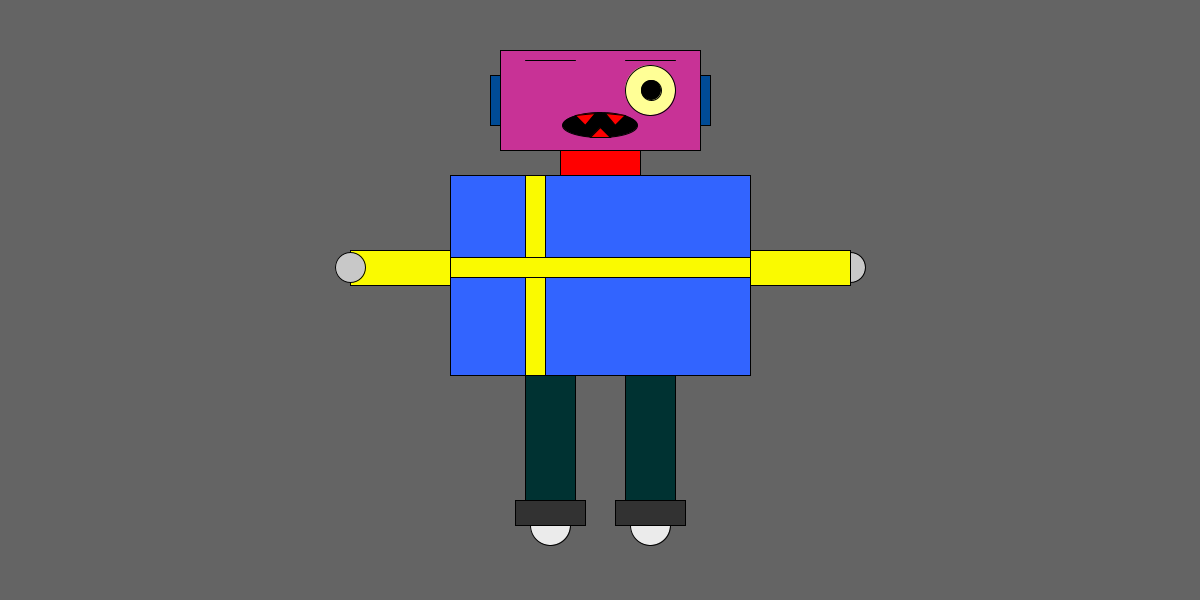
Frame 1 (no input)
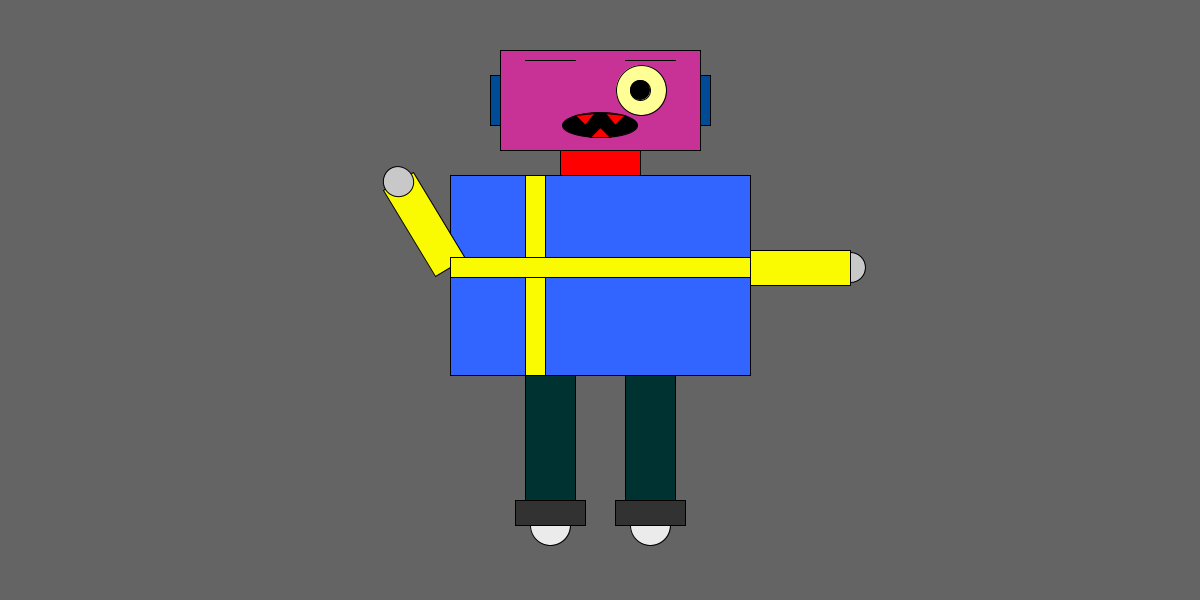
Frame 60 (the mouse pressed at the canvas centre just before this capture)
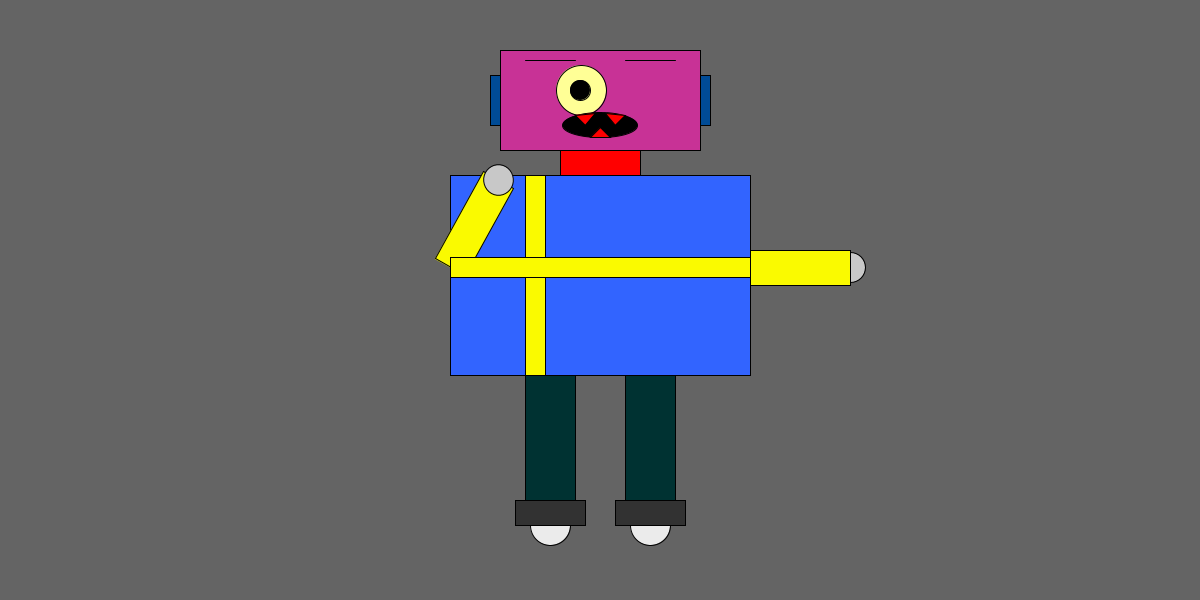
Frame 120 (the mouse held since frame 60 and released just before this capture)

The Processing sketch that drew these frames (run headless with seeded random() and noise(); from frame 60 on, the mouse is pressed at the canvas centre):

// Processing sketch: Animated_Creature
// ── Animated_Creature.pde
// Sachin Buluswar's Robot
int x = 650;
int y = 550;
int lefteyespeed = 1;
int  b = 0;
color eye_mouth= color(0, 0, 0);

void setup() {

  size(1200, 600);
}

void draw() {

  background(100, 100, 100);

  fill(200, 50, 150);//pink
  rect(500, 50, 200, 100);//head

  fill(0, 75, 150);//dark blue
  rect(490, 75, 10, 50);//left ear
  rect(700, 75, 10, 50);//right ear

  push();

  //translate(-15, 0);
  fill(255, 255, 150);//light yellow
  circle(x, 90, 50);//left eye
  x = x + lefteyespeed;
  if (x == 675) {
    lefteyespeed = -1;
  } else if (
    x == 525)
  {
    lefteyespeed = 1;
  }

  fill(eye_mouth);//black
  circle(x, 90, 20);//left pupil

  y = y + 1;

  pop();

  line(525, 60, 575, 60);//left eyebrow
  line(625, 60, 675, 60);//right eyebrow

  fill(eye_mouth);//black
  ellipse(600, 125, 75, 25);//mouth

  fill(255, 0, 0);//white
  triangle(575, 115, 595, 113, 585, 125);//upper left tooth
  triangle(605, 113, 625, 115, 615, 125);//upper right tooth
  triangle(590, 137.5, 610, 137.5, 600, 127.5);//bottom center tooth

  fill(255, 0, 0);//red
  rect(560, 150, 80, 25);//neck

  fill(50, 100, 255);//blue
  rect(450, 175, 300, 200);//chest

  fill(0, 50, 50);//green blue
  rect(525, 375, 50, 125);//left leg
  rect(625, 375, 50, 125);//right leg

  fill(200, 200, 200);//light gray
  circle(850, 267.5, 30);//right hand

  push();
  translate(450, 267.5);
  rotate(radians(b));
  b = b + 1;
  fill(250, 250, 0);//yellow
  rect(-100, -17.5, 100, 35);//left arm
  fill(200, 200, 200);//light gray
  circle(-100, 0, 30);//left hand
  pop();


  fill(250, 250, 0);//yellow
  rect(525, 175, 20, 200);//vertical stripe
  rect(450, 257.5, 300, 20);//horizontal stripe
  rect(750, 250, 100, 35);//right arm

  fill(235, 235, 235);//light gray
  circle(550, 525, 40);//left heel
  circle(650, 525, 40);//right foot

  fill(50, 50, 50);//dark gray
  rect(515, 500, 70, 25);//left foot
  rect(615, 500, 70, 25);//right foot
}
